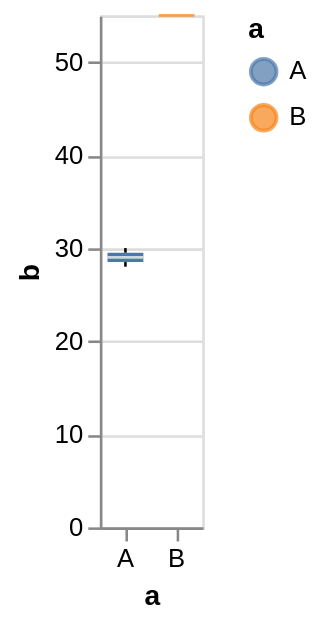

The specification (Vega-Lite) saved for this image:
### Vega specification from a JSON file in a GitHub repository (floating-point values rounded to 4 significant figures)
{"$schema": "https://vega.github.io/schema/vega/v5.json", "description": "A simple bar chart with embedded data.", "background": "white", "padding": 5, "height": 200, "style": "cell", "data": [{"name": "source_0", "values": [{"a": "A", "b": 28}, {"a": "A", "b": 30}, {"a": "B", "b": 55}]}, {"name": "data_1", "source": "source_0", "transform": [{"type": "joinaggregate", "as": ["lower_box_b", "upper_box_b"], "ops": ["q1", "q3"], "fields": ["b", "b"], "groupby": ["a", "a"]}]}, {"name": "data_2", "source": "data_1", "transform": [{"type": "filter", "expr": "(datum[\"b\"] < datum[\"lower_box_b\"] - 1.5 * (datum[\"upper_box_b\"] - datum[\"lower_box_b\"])) || (datum[\"b\"] > datum[\"upper_box_b\"] + 1.5 * (datum[\"upper_box_b\"] - datum[\"lower_box_b\"]))"}, {"type": "filter", "expr": "isValid(datum[\"b\"]) && isFinite(+datum[\"b\"])"}]}, {"name": "data_3", "source": "data_1", "transform": [{"type": "filter", "expr": "(datum[\"lower_box_b\"] - 1.5 * (datum[\"upper_box_b\"] - datum[\"lower_box_b\"]) <= datum[\"b\"]) && (datum[\"b\"] <= datum[\"upper_box_b\"] + 1.5 * (datum[\"upper_box_b\"] - datum[\"lower_box_b\"]))"}, {"type": "aggregate", "groupby": ["a"], "ops": ["min", "max", "min", "max"], "fields": ["b", "b", "lower_box_b", "upper_box_b"], "as": ["lower_whisker_b", "upper_whisker_b", "lower_box_b", "upper_box_b"]}]}, {"name": "data_4", "source": "data_3", "transform": [{"type": "filter", "expr": "isValid(datum[\"lower_whisker_b\"]) && isFinite(+datum[\"lower_whisker_b\"])"}]}, {"name": "data_5", "source": "data_3", "transform": [{"type": "filter", "expr": "isValid(datum[\"upper_box_b\"]) && isFinite(+datum[\"upper_box_b\"])"}]}, {"name": "data_6", "source": "source_0", "transform": [{"type": "aggregate", "groupby": ["a"], "ops": ["q1", "q3", "median", "min", "max"], "fields": ["b", "b", "b", "b", "b"], "as": ["lower_box_b", "upper_box_b", "mid_box_b", "min_b", "max_b"]}]}, {"name": "data_7", "source": "data_6", "transform": [{"type": "filter", "expr": "isValid(datum[\"lower_box_b\"]) && isFinite(+datum[\"lower_box_b\"])"}]}, {"name": "data_8", "source": "data_6", "transform": [{"type": "filter", "expr": "isValid(datum[\"mid_box_b\"]) && isFinite(+datum[\"mid_box_b\"])"}]}], "signals": [{"name": "x_step", "value": 20}, {"name": "width", "update": "bandspace(domain('x').length, 0, 0) * x_step"}], "marks": [{"name": "layer_0_layer_0_marks", "type": "symbol", "style": ["point", "boxplot-outliers"], "from": {"data": "data_2"}, "encode": {"update": {"opacity": {"value": 0.7}, "fill": {"value": "transparent"}, "stroke": {"scale": "color", "field": "a"}, "ariaRoleDescription": {"value": "point"}, "description": {"signal": "\"a: \" + (isValid(datum[\"a\"]) ? datum[\"a\"] : \"\"+datum[\"a\"]) + \"; b: \" + (format(datum[\"b\"], \"\"))"}, "x": {"scale": "x", "field": "a", "band": 0.5}, "y": {"scale": "y", "field": "b"}}}}, {"name": "layer_0_layer_1_layer_0_marks", "type": "rule", "style": ["rule", "boxplot-rule"], "aria": false, "from": {"data": "data_4"}, "encode": {"update": {"stroke": {"value": "black"}, "tooltip": {"signal": "{\"Upper Whisker of b\": format(datum[\"upper_whisker_b\"], \"\"), \"Lower Whisker of b\": format(datum[\"lower_whisker_b\"], \"\"), \"a\": isValid(datum[\"a\"]) ? datum[\"a\"] : \"\"+datum[\"a\"]}"}, "x": {"scale": "x", "field": "a", "band": 0.5}, "y": {"scale": "y", "field": "lower_whisker_b"}, "y2": {"scale": "y", "field": "lower_box_b"}}}}, {"name": "layer_0_layer_1_layer_1_marks", "type": "rule", "style": ["rule", "boxplot-rule"], "aria": false, "from": {"data": "data_5"}, "encode": {"update": {"stroke": {"value": "black"}, "tooltip": {"signal": "{\"Upper Whisker of b\": format(datum[\"upper_whisker_b\"], \"\"), \"Lower Whisker of b\": format(datum[\"lower_whisker_b\"], \"\"), \"a\": isValid(datum[\"a\"]) ? datum[\"a\"] : \"\"+datum[\"a\"]}"}, "x": {"scale": "x", "field": "a", "band": 0.5}, "y": {"scale": "y", "field": "upper_box_b"}, "y2": {"scale": "y", "field": "upper_whisker_b"}}}}, {"name": "layer_1_layer_0_marks", "type": "rect", "style": ["bar", "boxplot-box"], "from": {"data": "data_7"}, "encode": {"update": {"ariaRoleDescription": {"value": "box"}, "fill": {"scale": "color", "field": "a"}, "tooltip": {"signal": "{\"Max of b\": format(datum[\"max_b\"], \"\"), \"Q3 of b\": format(datum[\"upper_box_b\"], \"\"), \"Median of b\": format(datum[\"mid_box_b\"], \"\"), \"Q1 of b\": format(datum[\"lower_box_b\"], \"\"), \"Min of b\": format(datum[\"min_b\"], \"\"), \"a\": isValid(datum[\"a\"]) ? datum[\"a\"] : \"\"+datum[\"a\"]}"}, "description": {"signal": "\"a: \" + (isValid(datum[\"a\"]) ? datum[\"a\"] : \"\"+datum[\"a\"]) + \"; b: \" + (format(datum[\"lower_box_b\"], \"\")) + \"; upper_box_b: \" + (format(datum[\"upper_box_b\"], \"\")) + \"; Max of b: \" + (format(datum[\"max_b\"], \"\")) + \"; Q3 of b: \" + (format(datum[\"upper_box_b\"], \"\")) + \"; Median of b: \" + (format(datum[\"mid_box_b\"], \"\")) + \"; Q1 of b: \" + (format(datum[\"lower_box_b\"], \"\")) + \"; Min of b: \" + (format(datum[\"min_b\"], \"\"))"}, "xc": {"scale": "x", "field": "a", "band": 0.5}, "width": {"value": 14}, "y": {"scale": "y", "field": "lower_box_b"}, "y2": {"scale": "y", "field": "upper_box_b"}}}}, {"name": "layer_1_layer_1_marks", "type": "rect", "style": ["tick", "boxplot-median"], "aria": false, "from": {"data": "data_8"}, "encode": {"update": {"opacity": {"value": 0.7}, "fill": [{"test": "datum['lower_box_b'] >= datum['upper_box_b']", "scale": "color", "field": "a"}, {"value": "white"}], "tooltip": {"signal": "{\"Max of b\": format(datum[\"max_b\"], \"\"), \"Q3 of b\": format(datum[\"upper_box_b\"], \"\"), \"Median of b\": format(datum[\"mid_box_b\"], \"\"), \"Q1 of b\": format(datum[\"lower_box_b\"], \"\"), \"Min of b\": format(datum[\"min_b\"], \"\"), \"a\": isValid(datum[\"a\"]) ? datum[\"a\"] : \"\"+datum[\"a\"]}"}, "xc": {"scale": "x", "field": "a", "band": 0.5}, "width": {"value": 14}, "yc": {"scale": "y", "field": "mid_box_b"}, "height": {"value": 1}}}}], "scales": [{"name": "x", "type": "band", "domain": {"fields": [{"data": "data_2", "field": "a"}, {"data": "data_4", "field": "a"}, {"data": "data_5", "field": "a"}, {"data": "data_7", "field": "a"}, {"data": "data_8", "field": "a"}], "sort": true}, "range": {"step": {"signal": "x_step"}}, "paddingInner": 0, "paddingOuter": 0}, {"name": "y", "type": "linear", "domain": {"fields": [{"data": "data_2", "field": "b"}, {"data": "data_4", "field": "lower_whisker_b"}, {"data": "data_4", "field": "lower_box_b"}, {"data": "data_5", "field": "upper_box_b"}, {"data": "data_5", "field": "upper_whisker_b"}, {"data": "data_7", "field": "lower_box_b"}, {"data": "data_7", "field": "upper_box_b"}, {"data": "data_8", "field": "mid_box_b"}]}, "range": [{"signal": "height"}, 0], "nice": true, "zero": true}, {"name": "color", "type": "ordinal", "domain": {"fields": [{"data": "data_2", "field": "a"}, {"data": "data_7", "field": "a"}, {"data": "data_8", "field": "a"}], "sort": true}, "range": "category"}], "axes": [{"scale": "y", "orient": "left", "gridScale": "x", "grid": true, "tickCount": {"signal": "ceil(height/40)"}, "domain": false, "labels": false, "aria": false, "maxExtent": 0, "minExtent": 0, "ticks": false, "zindex": 0}, {"scale": "x", "orient": "bottom", "grid": false, "title": "a", "labelAngle": 0, "labelBaseline": "top", "zindex": 0}, {"scale": "y", "orient": "left", "grid": false, "title": "b", "labelOverlap": true, "tickCount": {"signal": "ceil(height/40)"}, "zindex": 0}], "legends": [{"stroke": "color", "symbolType": "circle", "title": "a", "encode": {"symbols": {"update": {"opacity": {"value": 0.7}}}}, "fill": "color"}]}
